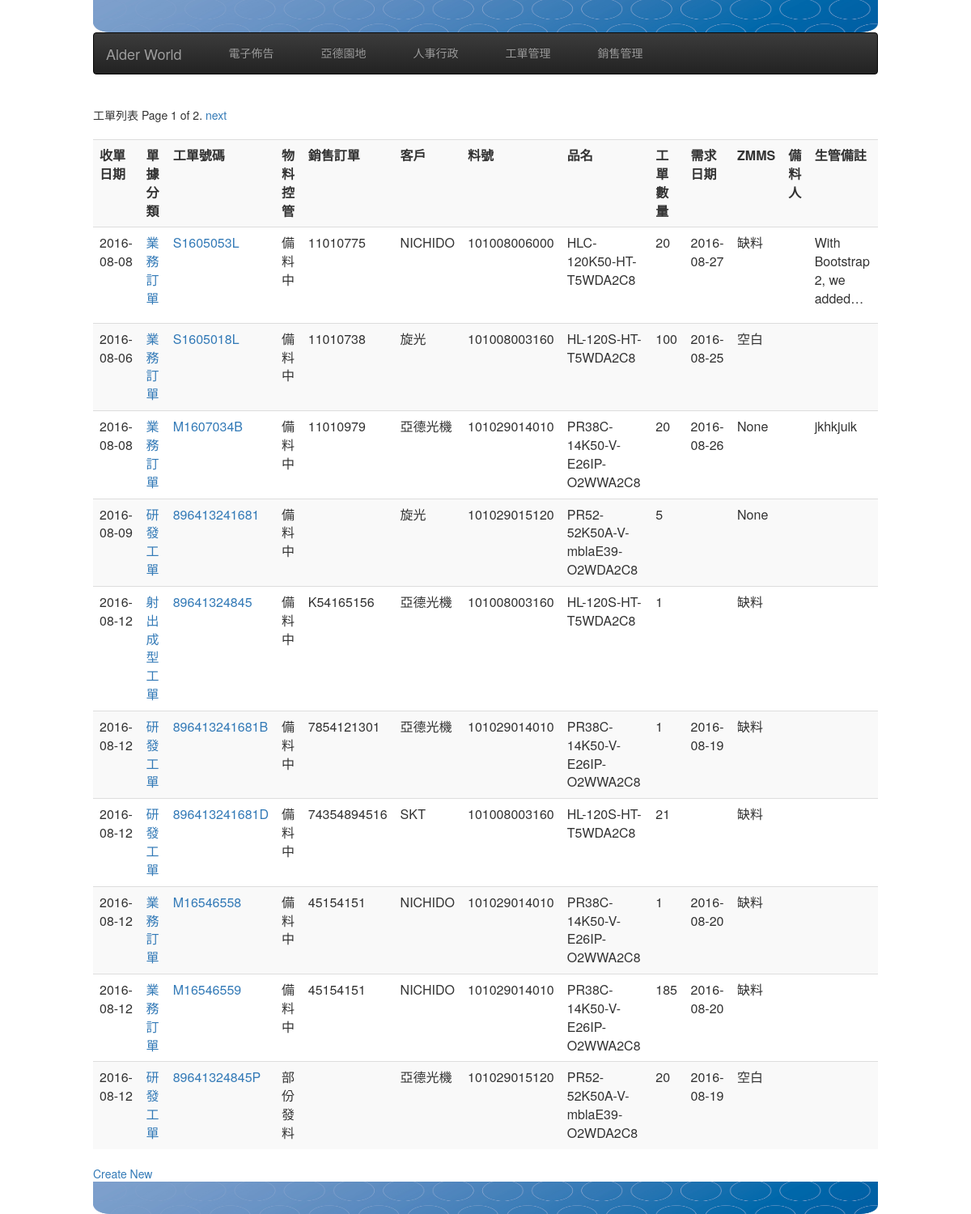
The app's page /dpsed/ with its own data.
### dpsed/models.py (models this page shows, shortened)
class WorkOrder(models.Model):
    category = models.ForeignKey(OrderCategory, limit_choices_to={'invalid': False} )
    zmms = models.ForeignKey(ZmmsOption, blank=True, null=True) #models.CharField(max_length=30, blank=True, null=True)
    recevice_date = models.DateField(default=timezone.now) #models.DateField(auto_now_add =True) #  收單日
    material_ctrl = models.ForeignKey(MaterialCtrlOption, blank=True, null=True) #models.CharField(max_length=30, blank=True, null=True) #物料控管
    ships_order = models.CharField(max_length=16, null=True, blank=True) # SAP訂單號碼
    customer = models.ForeignKey(Customer) #客戶編號
    work_order = models.CharField(max_length=16, null=False, blank=False, unique=True) # SAP工單號碼
    product = models.ForeignKey(Product) #  SAP料號
    ord_amount = models.IntegerField(default=1, blank=False, null=False) # 數量
    deliverly = models.DateField(blank=True, null=True) #  業務交期
    material_ready_date = models.DateField(blank=True, null=True) #  齊料日
    estimated_finish = models.DateField(blank=True, null=True) # 預計完工日
    reuqest_user = models.CharField(max_length=16, null=False, blank=False) # 申請人
    material_duty = models.CharField(max_length=16, null=False, blank=False) # 備料人
    manage_memo = models.TextField(blank=True, null=True) # 生管備註
    create_at = models.DateTimeField(auto_now_add=True, auto_now =False)
    modify = models.DateTimeField(auto_now_add=False, auto_now =True)
    def get_absoulte_url(self):
        return "/dpsed/detail/%s/" %( str(self.id) )

class OrderCategory(models.Model):
    description = models.CharField(max_length=36, null=False, blank=False)
    order_squence = models.IntegerField(default=1000, null=False, blank=False)
    invalid = models.BooleanField(default=False)
    def __str__(self):
        return self.description

class MaterialCtrlOption(models.Model):
    description = models.CharField(max_length=36, null=False, blank=False)
    invalid = models.BooleanField(default=False)
    def __str__(self):
        return self.description

class Customer(models.Model):
    sap_no = models.CharField(max_length=36, null=True, blank=True)
    title = models.CharField(max_length=36, null=False, blank=False)
    address = models.CharField(max_length=100, null=True, blank=True)
    contect = models.CharField(max_length=100, null=True, blank=True)
    phone = models.CharField(max_length=100, null=True, blank=True)
    phone_ext  = models.CharField(max_length=100, null=True, blank=True)
    faxno = models.CharField(max_length=100, null=True, blank=True)
    email = models.EmailField(max_length=100, null=True, blank=True)
    invalid = models.BooleanField(default=True)
    create_at = models.DateTimeField(auto_now_add=True, auto_now =False)
    modify = models.DateTimeField(auto_now_add=False, auto_now =True)

class Product(models.Model):
    sap_no = models.CharField(max_length=36, null=False, blank=False) # SAP料號
    product_desc = models.CharField(max_length=36, null=False, blank=False) # 品名
    specification = models.CharField(max_length=100, null=False, blank=False) # 規格
    cycle_status = models.ForeignKey(CycleStatus) # 料品狀態
    create_at = models.DateTimeField(auto_now_add=True, auto_now =False) #
    modify = models.DateTimeField(auto_now_add=False, auto_now =True) #

class ZmmsOption(models.Model):
    description = models.CharField(max_length=36, null=False, blank=False)
    invalid = models.BooleanField(default=False)
    def __str__(self):
        return self.description

### dpsed/views.py (the view)
def dps_list(request):
    title = "工單列表"
    queryset_list = WorkOrder.objects.all()
    paginator = Paginator(queryset_list, 10) # Show 10 contacts per page
    page = request.GET.get('page')
    try:
        queryset = paginator.page(page)
    except PageNotAnInteger:
        queryset = paginator.page(1)
    except EmptyPage:
        queryset = paginator.page(paginator.num_pages)
    return render(request, "dpsed_list.html", locals())

### templates/dpsed_list.html (shortened to what this page needs)
{% extends "base.html" %}
{% block content  %}
  <div class="pagination">
      <span>{{ title }}</span>
      <span class="step-links">
          <span class="current">
              Page {{ queryset.number }} of {{ queryset.paginator.num_pages }}.
          </span>
          {% if queryset.has_next %}
              <a href="?page={{ queryset.next_page_number }}">next</a>
          {% endif %}
      </span>
  </div>
<div>
<table class="table table-striped" >
  <tr>
    <th>收單日期</th>
    <th>單據分類</th>
    <th>工單號碼</th>
    <th>物料控管</th>
    <th>銷售訂單</th>
    <th>客戶</th>
    <th>料號</th>
    <th>品名</th>
    <th>工單數量</th>
    <th>需求日期</th>
    <th>ZMMS</th>
    <th>備料人</th>
    <th>生管備註</th>
  </tr>
{% for record in queryset %}
  <tr>
    <td>{{ record.recevice_date | date:"Y-m-d" }}</td>
    <td><a href='{{ record.get_absoulte_url }}'>{{ record.category }}</a></td>
    <td><a href='{{ record.get_absoulte_url }}'>{{ record.work_order }}</a></td>
    <td>{{ record.material_ctrl }}</td>
    <td>{{ record.ships_order }}</td>
    <td>{{ record.customer.title }}</td>
    <td>{{ record.product.sap_no | truncatechars:16 }}</td>
    <td>{{ record.product.product_desc | truncatechars:30 }}</td>
    <td>{{ record.ord_amount }}</td>
    <td>{{ record.deliverly | date:"Y-m-d" }}</td>
    <td>{{ record.zmms }}</td>
    <td>{{ record.material_duty | date:"Y-m-d" }}</td>
    <td>{{ record.manage_memo | linebreaks | truncatechars:30 }}</td>
  </tr>
{% endfor %}
</table>
<div>
    <a href="/dpsed/create/" >Create New</a>
</div>
{% endblock content %}

### records on screen
WorkOrder: recevice_date "2016-08-08", category "業務訂單", work_order "S1605053L", material_ctrl "備料中", ships_order "11010775", customer "NICHIDO", product.sap_no "101008006000", product.product_desc "HLC-120K50-HT-T5WDA2C8", ord_amount "20", deliverly "2016-08-27", zmms "缺料", manage_memo "With Bootstrap 2, we added…"
WorkOrder: recevice_date "2016-08-06", category "業務訂單", work_order "S1605018L", material_ctrl "備料中", ships_order "11010738", customer "旋光", product.sap_no "101008003160", product.product_desc "HL-120S-HT-T5WDA2C8", ord_amount "100", deliverly "2016-08-25", zmms "空白"
WorkOrder: recevice_date "2016-08-08", category "業務訂單", work_order "M1607034B", material_ctrl "備料中", ships_order "11010979", customer "亞德光機", product.sap_no "101029014010", product.product_desc "PR38C-14K50-V-E26IP-O2WWA2C8", ord_amount "20", deliverly "2016-08-26", zmms "None", manage_memo "jkhkjuik"
WorkOrder: recevice_date "2016-08-09", category "研發工單", work_order "896413241681", material_ctrl "備料中", customer "旋光", product.sap_no "101029015120", product.product_desc "PR52-52K50A-V-mblaE39-O2WDA2C8", ord_amount "5", zmms "None"
WorkOrder: recevice_date "2016-08-12", category "射出成型工單", work_order "89641324845", material_ctrl "備料中", ships_order "K54165156", customer "亞德光機", product.sap_no "101008003160", product.product_desc "HL-120S-HT-T5WDA2C8", ord_amount "1", zmms "缺料"
WorkOrder: recevice_date "2016-08-12", category "研發工單", work_order "896413241681B", material_ctrl "備料中", ships_order "7854121301", customer "亞德光機", product.sap_no "101029014010", product.product_desc "PR38C-14K50-V-E26IP-O2WWA2C8", ord_amount "1", deliverly "2016-08-19", zmms "缺料"
WorkOrder: recevice_date "2016-08-12", category "研發工單", work_order "896413241681D", material_ctrl "備料中", ships_order "74354894516", customer "SKT", product.sap_no "101008003160", product.product_desc "HL-120S-HT-T5WDA2C8", ord_amount "21", zmms "缺料"
WorkOrder: recevice_date "2016-08-12", category "業務訂單", work_order "M16546558", material_ctrl "備料中", ships_order "45154151", customer "NICHIDO", product.sap_no "101029014010", product.product_desc "PR38C-14K50-V-E26IP-O2WWA2C8", ord_amount "1", deliverly "2016-08-20", zmms "缺料"
WorkOrder: recevice_date "2016-08-12", category "業務訂單", work_order "M16546559", material_ctrl "備料中", ships_order "45154151", customer "NICHIDO", product.sap_no "101029014010", product.product_desc "PR38C-14K50-V-E26IP-O2WWA2C8", ord_amount "185", deliverly "2016-08-20", zmms "缺料"
WorkOrder: recevice_date "2016-08-12", category "研發工單", work_order "89641324845P", material_ctrl "部份發料", customer "亞德光機", product.sap_no "101029015120", product.product_desc "PR52-52K50A-V-mblaE39-O2WDA2C8", ord_amount "20", deliverly "2016-08-19", zmms "空白"

### other values on screen
{{ title }} "工單列表"
{{ queryset.number }} "1"
{{ queryset.paginator.num_pages }} "2"
